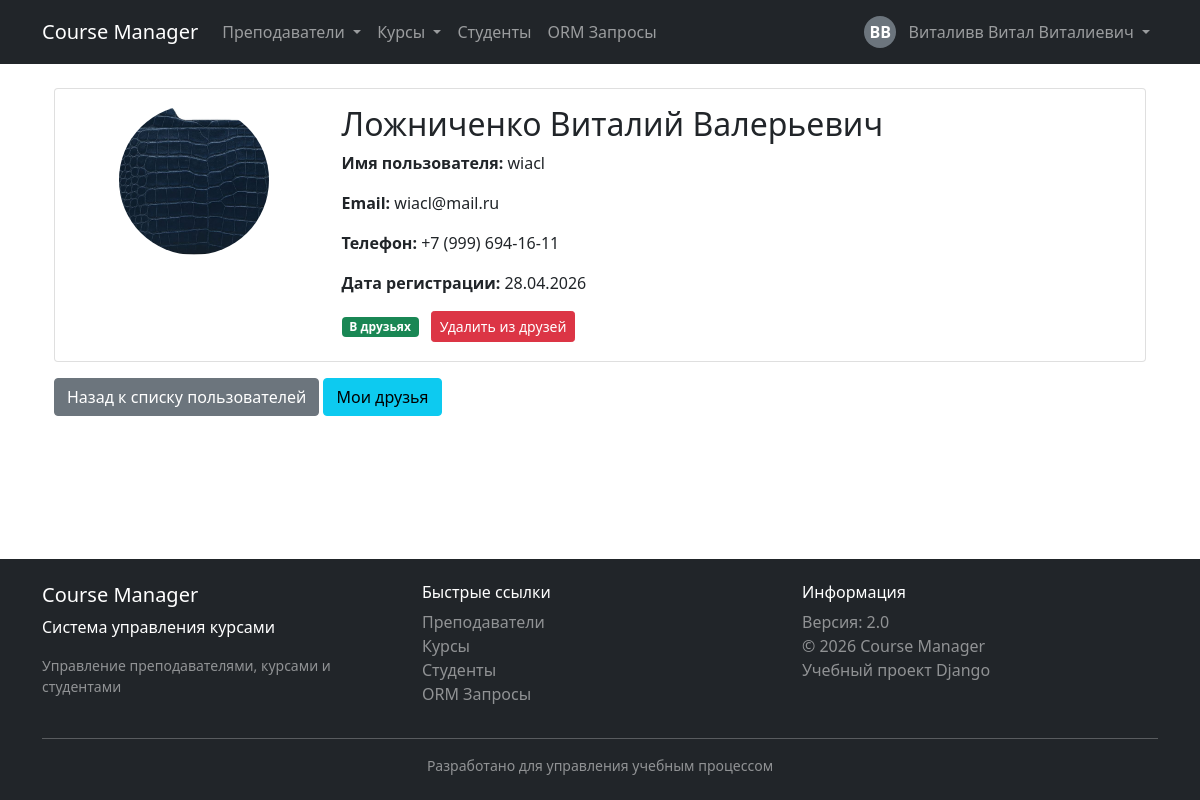
Page /users/2/ (signed in) on the committed database.
### users/models.py (models this page shows, shortened)
class User(AbstractUser):
    middle_name = models.CharField(
        max_length=50,
        blank=True,
        verbose_name='Отчество'
    )
    phone = models.CharField(
        max_length=20,
        blank=True,
        verbose_name='Телефон',
        help_text='В формате: +7 (999) 123-45-67'
    )
    avatar = models.ImageField(
        upload_to='avatars/',
        blank=True,
        null=True,
        verbose_name='Фото профиля'
    )
    bio = models.TextField(
        max_length=500,
        blank=True,
        verbose_name='О себе'
    )
    friends = models.ManyToManyField(
        'self',
        blank=True,
        verbose_name='Друзья'
    )
    class Meta:
        verbose_name = 'Пользователь'
        verbose_name_plural = 'Пользователи'
        ordering = ['last_name', 'first_name']
    def get_full_name(self):
        full_name = f'{self.last_name} {self.first_name}'
        if self.middle_name:
            full_name += f' {self.middle_name}'
        return full_name
    def is_friend(self, user):
        return self.friends.filter(id=user.id).exists()

### users/views.py (the view)
# urls.py: path('users/<int:pk>/', views.UserProfileView.as_view(), name='user_detail'),
class UserProfileView(LoginRequiredMixin, DetailView):
    model = User
    template_name = 'users/user_detail.html'
    context_object_name = 'profile_user'
    def dispatch(self, request, *args, **kwargs):
        profile_user = self.get_object()
        if profile_user == request.user:
            return super().dispatch(request, *args, **kwargs)
        if request.user.is_friend(profile_user):
            logger.info(f"User '{request.user.username}' viewed friend '{profile_user.username}' profile")
            return super().dispatch(request, *args, **kwargs)
        logger.warning(
            f"User '{request.user.username}' attempted to view restricted profile of '{profile_user.username}'"
        )
        raise PermissionDenied('Вы не можете просматривать профиль этого пользователя.')
    def get_context_data(self, **kwargs):
        context = super().get_context_data(**kwargs)
        if self.request.user.is_authenticated:
            context['is_friend'] = self.request.user.is_friend(self.object)
            context['is_own_profile'] = (self.object == self.request.user)
        return context

### templates/users/user_detail.html (shortened to what this page needs)
{% extends 'schedule/base.html' %}
{% block content %}
<div class="container mt-4">
    <div class="card">
        <div class="card-body">
            <div class="row">
                <div class="col-md-3 text-center">
                    {% if profile_user.avatar %}
                        <img src="{{ profile_user.avatar.url }}"
                            class="rounded-circle"
                            alt="Аватар"
                            style="width: 150px; height: 150px; object-fit: cover;">
                    {% else %}
                        <div class="user-avatar mx-auto mb-3"
                            style="width: 150px; height: 150px; font-size: 48px;">
                            {{ profile_user.first_name|first }}{{ profile_user.last_name|first }}
                        </div>
                    {% endif %}
                </div>
                <div class="col-md-9">
                    <h2>{{ profile_user.get_full_name }}</h2>
                    <p><strong>Имя пользователя:</strong> {{ profile_user.username }}</p>
                    <p><strong>Email:</strong> {{ profile_user.email }}</p>
                    {% if profile_user.phone %}
                        <p><strong>Телефон:</strong> {{ profile_user.phone }}</p>
                    {% endif %}
                    <p><strong>Дата регистрации:</strong> {{ profile_user.date_joined|date:"d.m.Y" }}</p>
                    {% if not is_own_profile %}
                        <div class="mt-3">
                            {% if is_friend %}
                                <span class="badge bg-success me-2 mb-2">В друзьях</span>
                                <form method="post" action="{% url 'remove_friend' profile_user.id %}" class="d-inline">
                                    <button type="submit" class="btn btn-danger btn-sm">
                                        Удалить из друзей
                                    </button>
                                </form>
                            {% endif %}
                        </div>
                    {% endif %}
                </div>
            </div>
        </div>
    </div>
    <div class="mt-3">
        <a href="{% url 'users_list' %}" class="btn btn-secondary">Назад к списку пользователей</a>
        {% if is_friend or is_own_profile %}
            <a href="{% url 'friends_list' %}" class="btn btn-info">Мои друзья</a>
        {% endif %}
    </div>
</div>
{% endblock %}

### schedule/templates/schedule/base.html (shortened to what this page needs)
<!DOCTYPE html>
<html lang="ru">
<head>
    <link href="https://cdn.jsdelivr.net/npm/bootstrap@5.1.3/dist/css/bootstrap.min.css" rel="stylesheet">
</head>
<body>
    <header>
        <nav class="navbar navbar-expand-lg navbar-dark bg-dark">
            <div class="container">
                <a class="navbar-brand" href="{% url 'schedule:teacher_list' %}">
                     Course Manager
                </a>
                <div class="collapse navbar-collapse" id="navbarNav">
                    <ul class="navbar-nav me-auto">
                        <li class="nav-item dropdown">
                            <a class="nav-link dropdown-toggle" href="#" role="button" data-bs-toggle="dropdown">
                                 Преподаватели
                            </a>
                        </li>
                        <li class="nav-item dropdown">
                            <a class="nav-link dropdown-toggle" href="#" role="button" data-bs-toggle="dropdown">
                                 Курсы
                            </a>
                        </li>
                        <li class="nav-item">
                            <a class="nav-link" href="{% url 'schedule:student_list' %}">
                                 Студенты
                            </a>
                        </li>
                        <li class="nav-item">
                            <a class="nav-link" href="{% url 'schedule:orm_queries' %}">
                                 ORM Запросы
                            </a>
                        </li>
                    </ul>
                    <ul class="navbar-nav">
                        {% if user.is_authenticated %}
                            <li class="nav-item dropdown">
                                <a class="nav-link dropdown-toggle" href="#" role="button" data-bs-toggle="dropdown">
                                    <div class="user-avatar">
                                        {{ user.first_name|first }}{{ user.last_name|first }}
                                    </div>
                                    {{ user.get_full_name|default:user.username }}
                                </a>
                            </li>
                        {% endif %}
                    </ul>
                </div>
            </div>
        </nav>
    </header>
    <main>
        <div class="container mt-4">
            {% block content %}
            {% endblock %}
        </div>
    </main>
    <footer class="bg-dark text-white mt-5 py-4">
        <div class="container">
            <div class="row">
                <div class="col-md-4">
                    <h5> Course Manager</h5>
                    <p>Система управления курсами</p>
                    <p class="text-white-50 small">Управление преподавателями, курсами и студентами</p>
                </div>
                <div class="col-md-4">
                    <h6>Быстрые ссылки</h6>
                    <ul class="list-unstyled">
                        <li><a href="{% url 'schedule:teacher_list' %}" class="text-white-50 text-decoration-none"> Преподаватели</a></li>
                        <li><a href="{% url 'schedule:course_list' %}" class="text-white-50 text-decoration-none"> Курсы</a></li>
                        <li><a href="{% url 'schedule:student_list' %}" class="text-white-50 text-decoration-none"> Студенты</a></li>
                        <li><a href="{% url 'schedule:orm_queries' %}" class="text-white-50 text-decoration-none"> ORM Запросы</a></li>
                    </ul>
                </div>
                <div class="col-md-4">
                    <h6>Информация</h6>
                    <ul class="list-unstyled">
                        <li><span class="text-white-50"> Версия: 2.0</span></li>
                        <li><span class="text-white-50">© 2026 Course Manager</span></li>
                        <li><span class="text-white-50"> Учебный проект Django</span></li>
                    </ul>
                </div>
            </div>
            <hr class="mt-3">
            <div class="text-center text-white-50 small">
                <span>Разработано для управления учебным процессом</span>
            </div>
        </div>
    </footer>
</body>
</html>

### schedule/templates/schedule/base.html (style rules this page uses)
body { display: flex; flex-direction: column; min-height: 100vh; }
main { flex: 1; }
footer { margin-top: auto; }
.user-avatar { width: 32px; height: 32px; background-color: #6c757d; border-radius: 50%; display: inline-flex; align-items: center; justify-content: center; color: white; font-weight: bold; margin-right: 8px; }

### rows in the picture
User: first_name|first "В", last_name|first "В", get_full_name "Виталивв Витал Виталиевич"
User: avatar (picture), get_full_name "Ложниченко Виталий Валерьевич", username "wiacl", email "wiacl@mail.ru", phone "+7 (999) 694-16-11", date_joined "28.04.2026"
